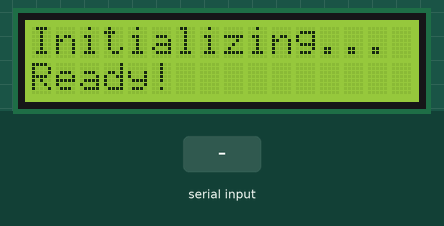
Recording of a sketch running on a simulated Arduino Uno, built with avr-gcc and run on an emulated ATmega328P. Parts: 16×2 character LCD. Inputs (shaded band) come from the test bench. The local clock reads 2024-03-15 10:24:30 at power-on unless the sketch sets it; storage starts empty; what the sketch prints to the serial monitor is not drawn.

Above: at 0.2 s.
At 3.3 s:
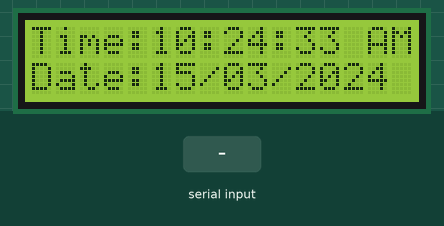
3.4 s: "90,45,200,10,150,30\n" received over Serial
At 5.1 s:
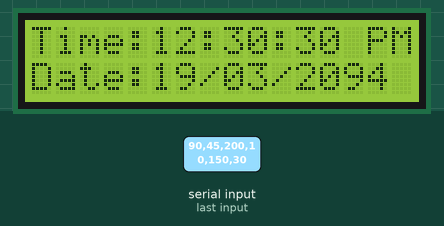
7.5 s: "90,45,200\n" received over the second serial link
10.9 s: "90,45\n" received over the second serial link
13.0 s: "90,45,200,10\n" received over the second serial link
Timing chart, 0 to 16.0 s (numbered marks = the images above; inputs shaded):
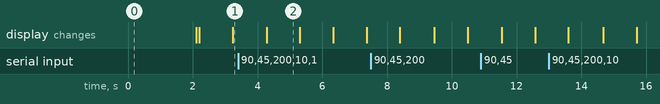

Measured:
- after the input at 3.4 s, the display: changes after 0.88 s (image 2)
- what the display in image 2 shows lasts 1.0 s, from 4.3 s to 5.3 s

The sketch:

Innovation_Sketch.ino
```cpp
#include <Wire.h>
#include <RTClib.h>
#include <LiquidCrystal_I2C.h>
#include <SD.h>
#include <SoftwareSerial.h>

RTC_DS3231 rtc;
LiquidCrystal_I2C lcd(0x27, 16, 2); // Adjust the I2C address if necessary
const int chipSelect = 10;
SoftwareSerial qrScanner(0, 1); // RX, TX

void setup() {
  // Start Serial Monitor
  Serial.begin(9600);
  while (!Serial) {}

  // Initialize LCD
  lcd.init();
  lcd.backlight();
  lcd.print("Initializing...");

  // Initialize QR scanner
  qrScanner.begin(9600);

  // Initialize RTC
  if (!rtc.begin()) {
    lcd.setCursor(0, 1);
    lcd.print("RTC not found!");
    Serial.println("RTC not found!");
    while (1);
  }

  // Check RTC power
  if (rtc.lostPower()) {
    lcd.setCursor(0, 1);
    lcd.print("RTC reset...");
    rtc.adjust(DateTime(F(__DATE__), F(__TIME__))); // Set RTC to compile time
    Serial.println("RTC reset...");
  }

  // Initialize SD card
  if (!SD.begin(chipSelect)) {
    lcd.setCursor(0, 1);
    lcd.print("SD fail...");
    Serial.println("SD card initialization failed!");
    while (1);
  }

  lcd.setCursor(0, 1);
  lcd.print("Ready!");
  delay(2000);
  lcd.clear();

  // Instructions for setting time
  Serial.println("To set the date and time, enter the values in the following format:");
  Serial.println("YYYY MM DD HH MM SS");
  Serial.println("For example: 2025 01 31 18 30 00");
}

void loop() {
  // Check if there is serial input available to set the date and time
  if (Serial.available() > 0) {
    int year = Serial.parseInt();
    int month = Serial.parseInt();
    int day = Serial.parseInt();
    int hour = Serial.parseInt();
    int minute = Serial.parseInt();
    int second = Serial.parseInt();

    if (Serial.read() == '\n') { // Wait for the newline character
      rtc.adjust(DateTime(year, month, day, hour, minute, second));
      Serial.println("RTC date and time set successfully!");

      // Confirm the new date and time
      DateTime now = rtc.now();
      Serial.print("Current Date/Time: ");
      Serial.print(now.year(), DEC);
      Serial.print('/');
      Serial.print(now.month(), DEC);
      Serial.print('/');
      Serial.print(now.day(), DEC);
      Serial.print(" ");
      Serial.print(now.hour(), DEC);
      Serial.print(':');
      Serial.print(now.minute(), DEC);
      Serial.print(':');
      Serial.print(now.second(), DEC);
      Serial.println();
    }
  }

  // Get current time
  DateTime now = rtc.now();

  // Convert to 12-hour format
  int hour12 = now.hour();
  String period = "AM";
  if (hour12 >= 12) {
    period = "PM";
    if (hour12 > 12) hour12 -= 12;
  }
  if (hour12 == 0) hour12 = 12;

  // Display time on LCD in 12-hour format
  lcd.setCursor(0, 0);
  lcd.print("Time:");
  lcd.print(hour12 < 10 ? "0" : "");
  lcd.print(hour12);
  lcd.print(":");
  lcd.print(now.minute() < 10 ? "0" : "");
  lcd.print(now.minute());
  lcd.print(":");
  lcd.print(now.second() < 10 ? "0" : "");
  lcd.print(now.second());
  lcd.print(" ");
  lcd.print(period);

  lcd.setCursor(0, 1);
  lcd.print("Date:");
  lcd.print(now.day() < 10 ? "0" : "");
  lcd.print(now.day());
  lcd.print("/");
  lcd.print(now.month() < 10 ? "0" : "");
  lcd.print(now.month());
  lcd.print("/");
  lcd.print(now.year());

  // Read QR code data from the scanner
  if (qrScanner.available() > 0) {
    String qrData = qrScanner.readStringUntil('\n');
    Serial.println("QR Data: " + qrData); // Print the scanned QR code to the Serial Monitor
    saveQRCodeToSD(qrData, now);
  }

  delay(1000); // Update every second
}

void saveQRCodeToSD(String qrData, DateTime now) {
  String fileName = "qr_code_log.txt";
  Serial.println("Opening " + fileName + "...");

  File dataFile = SD.open(fileName, FILE_WRITE);

  if (dataFile) {
    int hour12 = now.hour();
    String period = "AM";
    if (hour12 >= 12) {
      period = "PM";
      if (hour12 > 12) hour12 -= 12;
    }
    if (hour12 == 0) hour12 = 12;

    dataFile.print("QR Code: ");
    dataFile.print(qrData);
    dataFile.print(" | Time: ");
    dataFile.print(hour12 < 10 ? "0" : "");
    dataFile.print(hour12);
    dataFile.print(":");
    dataFile.print(now.minute() < 10 ? "0" : "");
    dataFile.print(now.minute());
    dataFile.print(":");
    dataFile.print(now.second() < 10 ? "0" : "");
    dataFile.print(now.second());
    dataFile.print(" ");
    dataFile.print(period);
    dataFile.print(" | Date: ");
    dataFile.print(now.year());
    dataFile.print("/");
    dataFile.print(now.month() < 10 ? "0" : "");
    dataFile.print(now.month());
    dataFile.print("/");
    dataFile.print(now.day() < 10 ? "0" : "");
    dataFile.println(now.day());
    dataFile.close();

    Serial.println("QR code and timestamp saved to SD card.");
  } else {
    Serial.println("Error opening " + fileName);
  }
}
```
